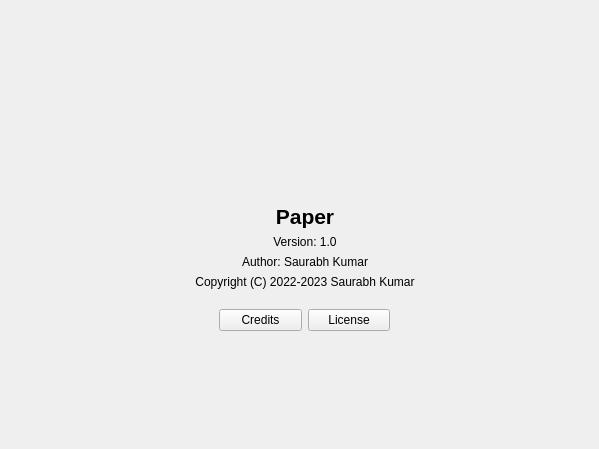
       <widget class="QWidget" name="about_tab">
        <attribute name="icon">
         <iconset>
          <normaloff>../icons/icons8-about-96.png</normaloff>../icons/icons8-about-96.png</iconset>
        </attribute>
        <attribute name="title">
         <string>About</string>
        </attribute>
        <widget class="QLabel" name="app_icon">
         <property name="geometry">
          <rect>
           <x>260</x>
           <y>100</y>
           <width>96</width>
           <height>96</height>
          </rect>
         </property>
         <property name="text">
          <string/>
         </property>
         <property name="pixmap">
          <pixmap>../icons/icons8-origami-100.png</pixmap>
         </property>
         <property name="scaledContents">
          <bool>true</bool>
         </property>
         <property name="alignment">
          <set>Qt::AlignCenter</set>
         </property>
        </widget>
        <widget class="QLabel" name="appName_label">
         <property name="geometry">
          <rect>
           <x>120</x>
           <y>200</y>
           <width>370</width>
           <height>32</height>
          </rect>
         </property>
         <property name="minimumSize">
          <size>
           <width>0</width>
           <height>10</height>
          </size>
         </property>
         <property name="font">
          <font>
           <pointsize>16</pointsize>
           <bold>true</bold>
          </font>
         </property>
         <property name="text">
          <string>Paper</string>
         </property>
         <property name="alignment">
          <set>Qt::AlignCenter</set>
         </property>
        </widget>
        <widget class="QLabel" name="appVersion_label">
         <property name="geometry">
          <rect>
           <x>120</x>
           <y>230</y>
           <width>370</width>
           <height>24</height>
          </rect>
         </property>
         <property name="minimumSize">
          <size>
           <width>0</width>
           <height>16</height>
          </size>
         </property>
         <property name="text">
          <string>Version: 1.0</string>
         </property>
         <property name="alignment">
          <set>Qt::AlignCenter</set>
         </property>
        </widget>
        <widget class="QLabel" name="appCopyright_label">
         <property name="geometry">
          <rect>
           <x>120</x>
           <y>270</y>
           <width>370</width>
           <height>24</height>
          </rect>
         </property>
         <property name="minimumSize">
          <size>
           <width>0</width>
           <height>16</height>
          </size>
         </property>
         <property name="text">
          <string>Copyright (C) 2022-2023 Saurabh Kumar</string>
         </property>
         <property name="alignment">
          <set>Qt::AlignCenter</set>
         </property>
        </widget>
        <widget class="QLabel" name="illustration_2">
         <property name="geometry">
          <rect>
           <x>560</x>
           <y>410</y>
           <width>30</width>
           <height>30</height>
          </rect>
         </property>
         <property name="text">
          <string/>
         </property>
         <property name="pixmap">
          <pixmap>../drawables/icons8-test-account-100.png</pixmap>
         </property>
         <property name="scaledContents">
          <bool>true</bool>
         </property>
         <property name="alignment">
          <set>Qt::AlignCenter</set>
         </property>
        </widget>
        <widget class="QLabel" name="illustration_3">
         <property name="geometry">
          <rect>
           <x>20</x>
           <y>20</y>
           <width>30</width>
           <height>30</height>
          </rect>
         </property>
         <property name="text">
          <string/>
         </property>
         <property name="pixmap">
          <pixmap>../drawables/icons8-combo-chart-96.png</pixmap>
         </property>
         <property name="scaledContents">
          <bool>true</bool>
         </property>
         <property name="alignment">
          <set>Qt::AlignCenter</set>
         </property>
        </widget>
        <widget class="QLabel" name="illustration_4">
         <property name="geometry">
          <rect>
           <x>40</x>
           <y>140</y>
           <width>30</width>
           <height>30</height>
          </rect>
         </property>
         <property name="text">
          <string/>
         </property>
         <property name="pixmap">
          <pixmap>../drawables/icons8-playground-96.png</pixmap>
         </property>
         <property name="scaledContents">
          <bool>true</bool>
         </property>
         <property name="alignment">
          <set>Qt::AlignCenter</set>
         </property>
        </widget>
        <widget class="QLabel" name="illustration_5">
         <property name="geometry">
          <rect>
           <x>400</x>
           <y>30</y>
           <width>30</width>
           <height>30</height>
          </rect>
         </property>
         <property name="text">
          <string/>
         </property>
         <property name="pixmap">
          <pixmap>../drawables/icons8-people-working-together-96.png</pixmap>
         </property>
         <property name="scaledContents">
          <bool>true</bool>
         </property>
         <property name="alignment">
          <set>Qt::AlignCenter</set>
         </property>
        </widget>
        <widget class="QLabel" name="illustration_6">
         <property name="geometry">
          <rect>
           <x>200</x>
           <y>410</y>
           <width>30</width>
           <height>30</height>
          </rect>
         </property>
         <property name="text">
          <string/>
         </property>
         <property name="pixmap">
          <pixmap>../drawables/icons8-timeline-week-96.png</pixmap>
         </property>
         <property name="scaledContents">
          <bool>true</bool>
         </property>
         <property name="alignment">
          <set>Qt::AlignCenter</set>
         </property>
        </widget>
        <widget class="QLabel" name="illustration_7">
         <property name="geometry">
          <rect>
           <x>550</x>
           <y>270</y>
           <width>30</width>
           <height>30</height>
          </rect>
         </property>
         <property name="text">
          <string/>
         </property>
         <property name="pixmap">
          <pixmap>../drawables/icons8-conference-100.png</pixmap>
         </property>
         <property name="scaledContents">
          <bool>true</bool>
         </property>
         <property name="alignment">
          <set>Qt::AlignCenter</set>
         </property>
        </widget>
        <widget class="QLabel" name="illustration_8">
         <property name="geometry">
          <rect>
           <x>200</x>
           <y>20</y>
           <width>30</width>
           <height>30</height>
          </rect>
         </property>
         <property name="text">
          <string/>
         </property>
         <property name="pixmap">
          <pixmap>../drawables/icons8-party-balloons-100.png</pixmap>
         </property>
         <property name="scaledContents">
          <bool>true</bool>
         </property>
         <property name="alignment">
          <set>Qt::AlignCenter</set>
         </property>
        </widget>
        <widget class="QLabel" name="illustration_9">
         <property name="geometry">
          <rect>
           <x>400</x>
           <y>400</y>
           <width>30</width>
           <height>30</height>
          </rect>
         </property>
         <property name="text">
          <string/>
         </property>
         <property name="pixmap">
          <pixmap>../drawables/icons8-seesaw-100.png</pixmap>
         </property>
         <property name="scaledContents">
          <bool>true</bool>
         </property>
         <property name="alignment">
          <set>Qt::AlignCenter</set>
         </property>
        </widget>
        <widget class="QLabel" name="illustration_0">
         <property name="geometry">
          <rect>
           <x>30</x>
           <y>320</y>
           <width>30</width>
           <height>30</height>
          </rect>
         </property>
         <property name="text">
          <string/>
         </property>
         <property name="pixmap">
          <pixmap>../drawables/icons8-writer-male-96.png</pixmap>
         </property>
         <property name="scaledContents">
          <bool>true</bool>
         </property>
         <property name="alignment">
          <set>Qt::AlignCenter</set>
         </property>
        </widget>
        <widget class="QLabel" name="illustration_1">
         <property name="geometry">
          <rect>
           <x>530</x>
           <y>90</y>
           <width>30</width>
           <height>30</height>
          </rect>
         </property>
         <property name="text">
          <string/>
         </property>
         <property name="pixmap">
          <pixmap>../drawables/icons8-lock-144.png</pixmap>
         </property>
         <property name="scaledContents">
          <bool>true</bool>
         </property>
         <property name="alignment">
          <set>Qt::AlignCenter</set>
         </property>
        </widget>
        <widget class="QLabel" name="appAuthor_label">
         <property name="geometry">
          <rect>
           <x>120</x>
           <y>250</y>
           <width>370</width>
           <height>24</height>
          </rect>
         </property>
         <property name="minimumSize">
          <size>
           <width>0</width>
           <height>16</height>
          </size>
         </property>
         <property name="text">
          <string>Author: Saurabh Kumar</string>
         </property>
         <property name="alignment">
          <set>Qt::AlignCenter</set>
         </property>
        </widget>
        <widget class="QWidget" name="gridLayoutWidget_2">
         <property name="geometry">
          <rect>
           <x>219</x>
           <y>300</y>
           <width>171</width>
           <height>41</height>
          </rect>
         </property>
         <layout class="QGridLayout" name="gridLayout_2">
          <item row="0" column="0">
           <widget class="QPushButton" name="credits_button">
            <property name="toolTip">
             <string>Displays acknowledgement to people and resources</string>
            </property>
            <property name="text">
             <string>Credits</string>
            </property>
           </widget>
          </item>
          <item row="0" column="1">
           <widget class="QPushButton" name="license_button">
            <property name="toolTip">
             <string>Displays the software license terms</string>
            </property>
            <property name="text">
             <string>License</string>
            </property>
           </widget>
          </item>
         </layout>
        </widget>
       </widget>
